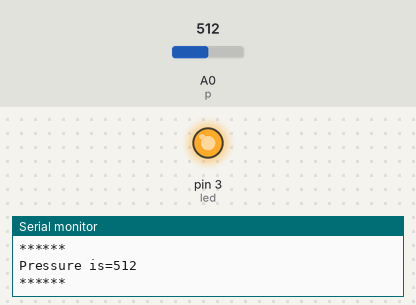
Simulated run of this sketch. Board: Arduino Uno, built with avr-gcc and run on an emulated ATmega328P. Parts: output pins drawn as LEDs (lit = HIGH), the last lines printed to the serial monitor. The inputs (shaded band) are chosen by the test bench; at power-on: A0 (p) = 512.

Above: at 5.8 s.
5.9 s: A0 (p) set to 290
At 11.0 s:
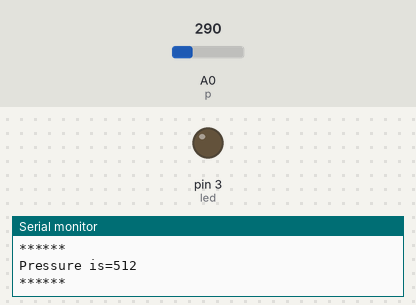
11.9 s: A0 (p) set to 309
At 12.4 s:
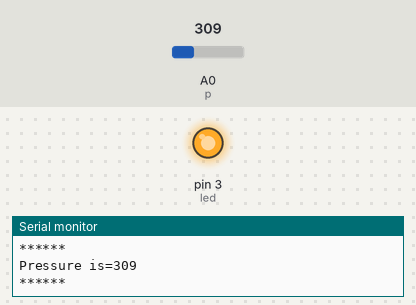
22.7 s: A0 (p) set to 122
At 27.5 s:
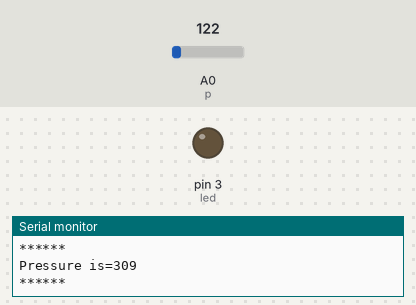
28.7 s: A0 (p) set to 306
At 30.0 s:
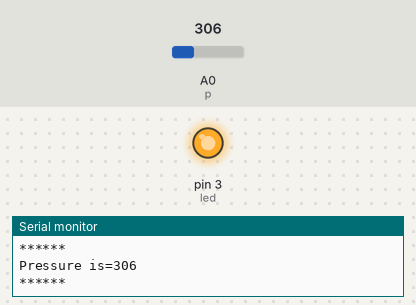
Timing chart, 0 to 31.7 s (numbered marks = the images above; inputs shaded):
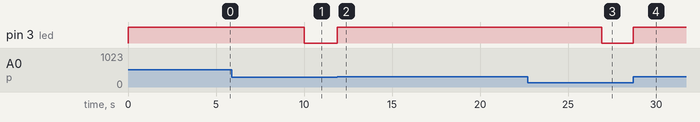

The sketch:

piezoelectric.ino
```cpp
int p=A0;
int led=3;
int threshold=300;

void setup()
{
  pinMode(led,OUTPUT);
  pinMode(p,INPUT);
  Serial.begin(9600);
}

void loop()
{
  int x=analogRead(p);
  if(x>=threshold)
  {
    Serial.print("Pressure is=");
    Serial.println(x);
    Serial.println("******");
    digitalWrite(led,HIGH);
    delay(5000);
    digitalWrite(led,LOW);
  }
  else
  {

    digitalWrite(led,LOW);
  }
}
```

Measured:
- the behaviour switches between 299 and 300 on A0 (p) (found by bisection; images 1 and 2)
- after the input at 5.9 s, pin 3 (led): HIGH → LOW after 4.1 s
- after the input at 11.9 s, pin 3 (led): LOW → HIGH at once
- after the input at 22.7 s, pin 3 (led): HIGH → LOW after 4.2 s
- after the input at 28.7 s, pin 3 (led): LOW → HIGH at once
